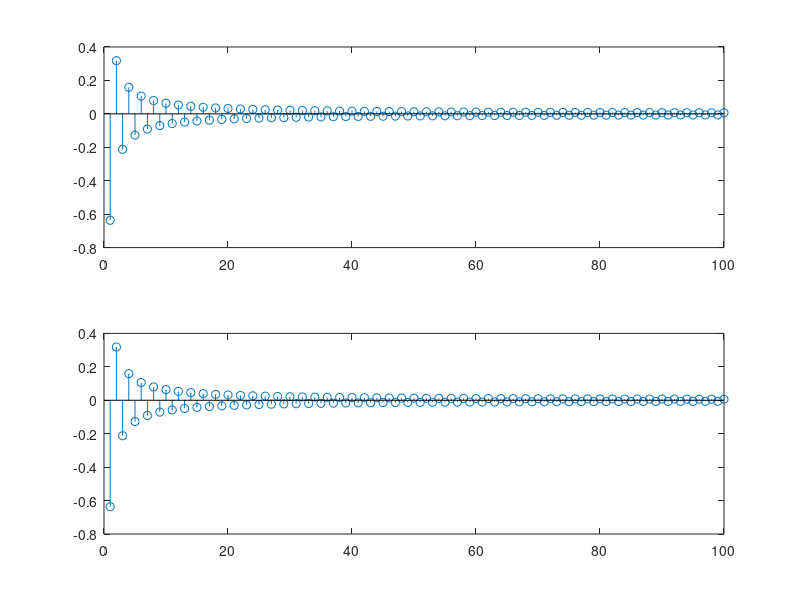

The MATLAB source for this figure: (Note: this script raises an error after producing the figure.)
%a)
load amplitudes.txt
amplitudes
length(amplitudes)

%b)
subplot(2,1,1)
stem(amplitudes)
subplot(2,1,2)
stem(1:length(amplitudes),amplitudes)

%c)
f0 = 2
x = sin(2*pi*k*f0*t)

%i)
xlabel('Hz')

%ii)
t = 0:0.01:2-0.01
a = amplitudes

s1 = a(1)*sin(2*pi*f0*t)
for k=1:8
    s(k,:)=a(k)*sin(2*pi*k*f0*t);
end

 %iii)
 
 for k=1:8
    s(k,:)=a(k)*sin(2*pi*k*f0*t);
    subplot(4,2,k)
    stem(t,s(k,:))
 end

 %iv)
 
 for k=1:8
    s(k,:)=a(k)*sin(2*pi*k*f0*t);
    ss = ss + s(k,:);
 end
plot(t,ss)
%ou
plot(t,sum(s))
